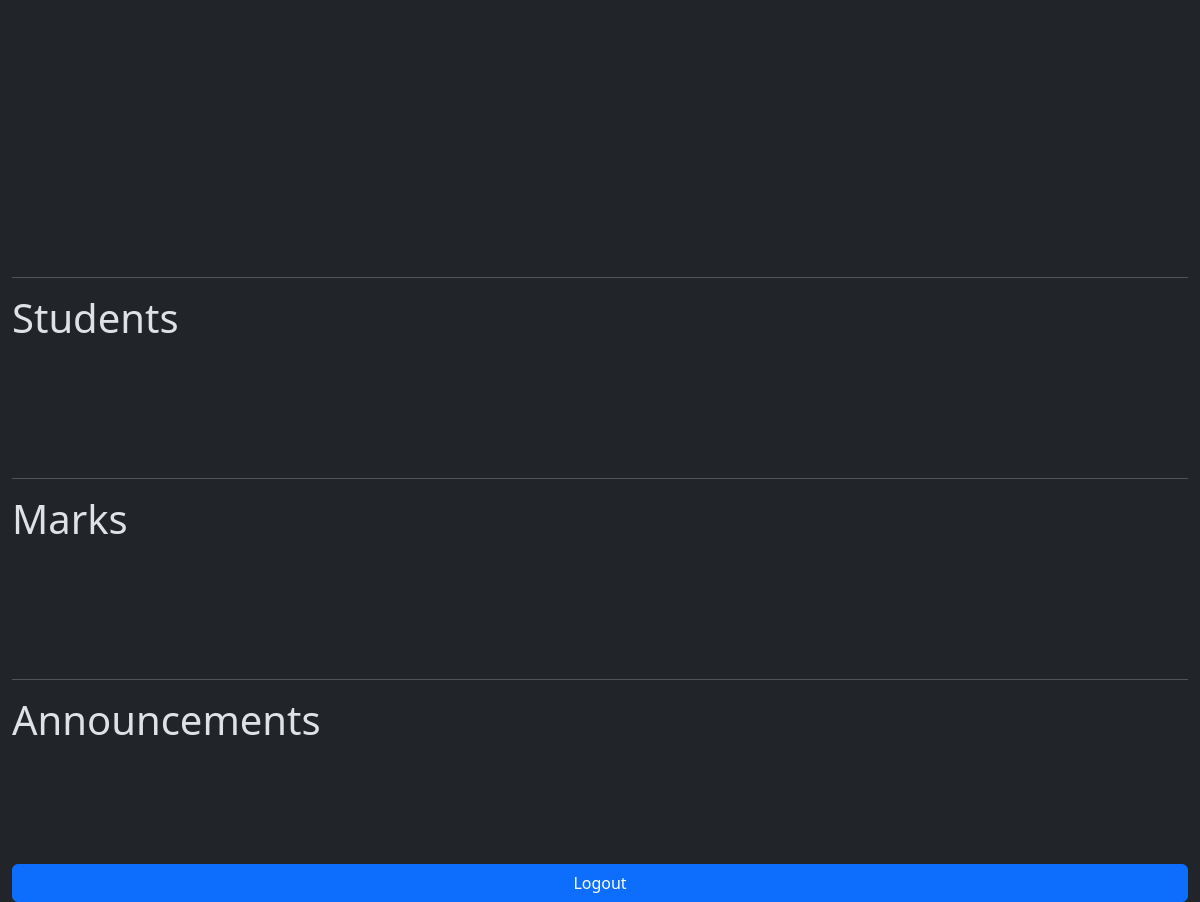
Page /mainApp/adminHome (signed in, lower part) on the earlier database version.
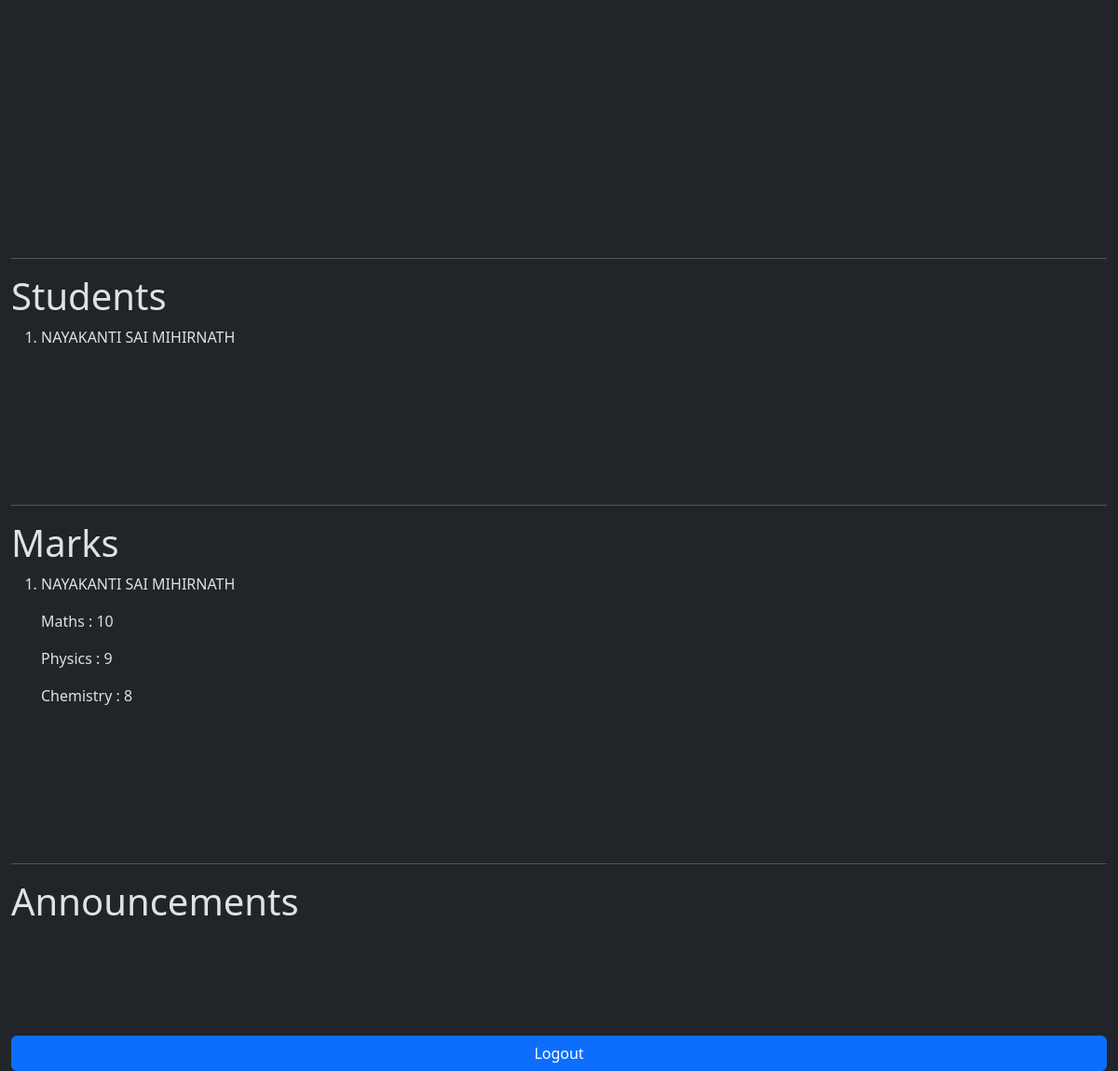
Same page on the later database version.
### mainApp/models.py (models this page shows)
class Student(models.Model):
    name = models.CharField(max_length=100)
    email = models.EmailField()
    password = models.CharField(max_length=100)
    phone = models.CharField(max_length=100)
    address = models.TextField()
    def __str__(self):
        return f"{self.name}"

class Marks(models.Model):
    student = models.ForeignKey(Student, on_delete=models.CASCADE)
    subject1 = models.CharField(max_length=100)
    marks1 = models.IntegerField()
    subject2 = models.CharField(max_length=100)
    marks2 = models.IntegerField()
    subject3 = models.CharField(max_length=100)
    marks3 = models.IntegerField()

### mainApp/views.py (the view, shortened to what this page needs)
# urls.py: path('adminHome',views.adminHome,name='adminHome'),
def adminHome(request):
    if request.session.has_key('adminEmail'):
        student = Student.objects.all()
        marks = Marks.objects.all()
        announcements = Announcements.objects.all()
        form = StudentForm(request.POST)
        form = MarksForm(request.POST)
        if form.is_valid():
            form.save()
        form = AnnouncementsForm(request.POST)
        if form.is_valid():
            post = form.save(commit=False)
            post.date = datetime.datetime.now()
            post.save()
        return render(request, 'mainApp/adminHome.html',{'student':student,'marks':marks,'studentform':StudentForm(),'marksform':MarksForm(),'announcementsform':AnnouncementsForm(),'announcements':announcements})
    elif request.session.has_key('studentEmail'):
        return redirect('studentHome')
    else:
        return redirect('adminLogin')

### templates/mainApp/adminHome.html (shortened to what this page needs)
<!DOCTYPE html>
<html lang="en" data-bs-theme="dark">
    <head>
        <link
            href="https://cdn.jsdelivr.net/npm/bootstrap@5.3.3/dist/css/bootstrap.min.css"
            rel="stylesheet"
        />
    </head>
    <body class="container-fluid d-flex flex-column">
        <br />
        <br />
        <br />
        <br />
        <br />
        <br />
        <br />
        <br />
        <br />
        <br />
        <br />
        <br />
        <br />
        <br />
        <br />
        <br />
        <br />
        <br />
        <br />
        <br />
        <br />
        <br />
        <br />
        <br />
        <br />
        <br />
        <br />
        <br />
        <br />
        <hr />
        <h1>Students</h1>
        <ol>
            {% for s in student %}
            <li>
                <p>{{s.name}}</p>
                <br />
            </li>
            {% endfor %}
        </ol>
        <br />
        <br />
        <br />
        <br />
        <hr />
        <h1>Marks</h1>
        <ol>
            {% for m in marks %}
            <li>
                <p>{{m.student.name}}</p>
                <p>{{m.subject1}} : {{m.marks1}}</p>
                <p>{{m.subject2}} : {{m.marks2}}</p>
                <p>{{m.subject3}} : {{m.marks3}}</p>
                <br />
            </li>
            {% endfor %}
        </ol>
        <br />
        <br />
        <br />
        <br />
        <hr />
        <h1>Announcements</h1>
        <br />
        <br />
        <br />
        <br />
        <a class="btn btn-primary" href="logout">Logout</a>
    </body>
</html>

Differences in the rows shown:
added Student: name "NAYAKANTI SAI MIHIRNATH"
added Marks: student.name "NAYAKANTI SAI MIHIRNATH", subject1 "Maths", marks1 "10", subject2 "Physics", marks2 "9", subject3 "Chemistry", marks3 "8"
